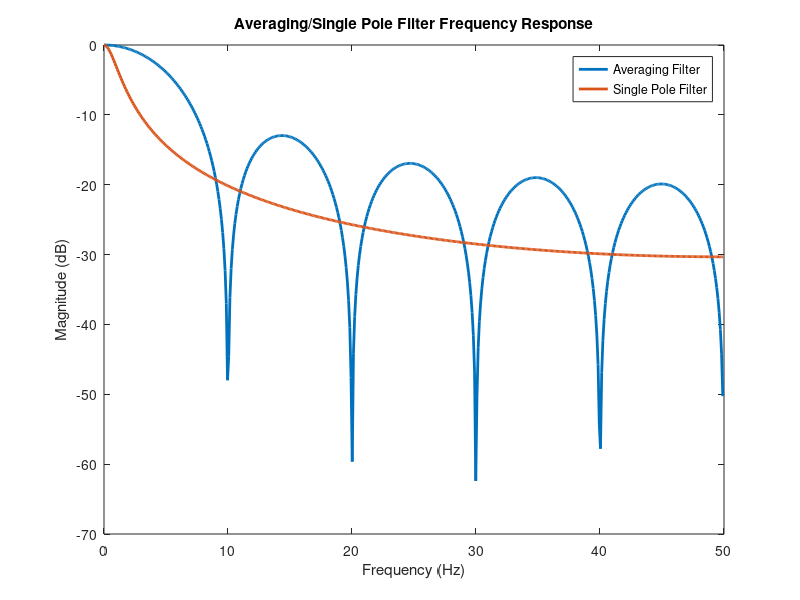
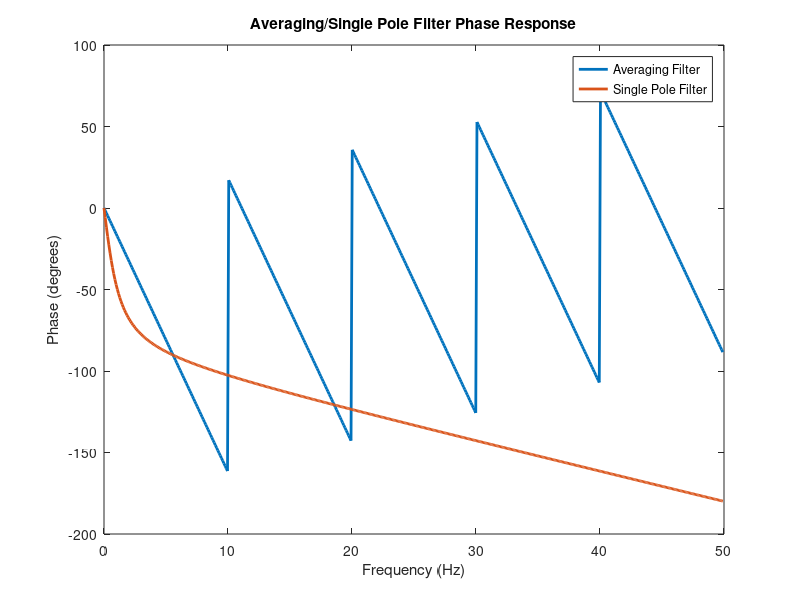

These figures' MATLAB source, in order:
Ts = 0.01;
fc = 1;
tauF = 1/(2*pi*fc);
alpha = Ts/(Ts+tauF)
B = [0 alpha];
A = [1 -(1-alpha)];
[H, W] = freqz(B,A);
[Havg,Wavg] = freqz( ones(1,10)/10, 1 );
F = ((W+1e-6)/pi)*(1/(2*Ts));
Favg = ((Wavg+1e-6)/pi)*(1/(2*Ts));
h = figure;
plot( Favg, 20*log10(abs(Havg)),'LineWidth',2, F, 20*log10(abs(H)),'LineWidth',2 )
legend('Averaging Filter','Single Pole Filter')
title('Averaging/Single Pole Filter Frequency Response')
xlabel('Frequency (Hz)')
ylabel('Magnitude (dB)')
print(h,'-dpng','-color','filtcmp.png')

h = figure;
plot( Favg, (180/pi)*angle(Havg),'LineWidth',2, F, (180/pi)*angle(H),'LineWidth',2 )
legend('Averaging Filter','Single Pole Filter')
title('Averaging/Single Pole Filter Phase Response')
xlabel('Frequency (Hz)')
ylabel('Phase (degrees)')
print(h,'-dpng','-color','filtcmp_phase.png')

